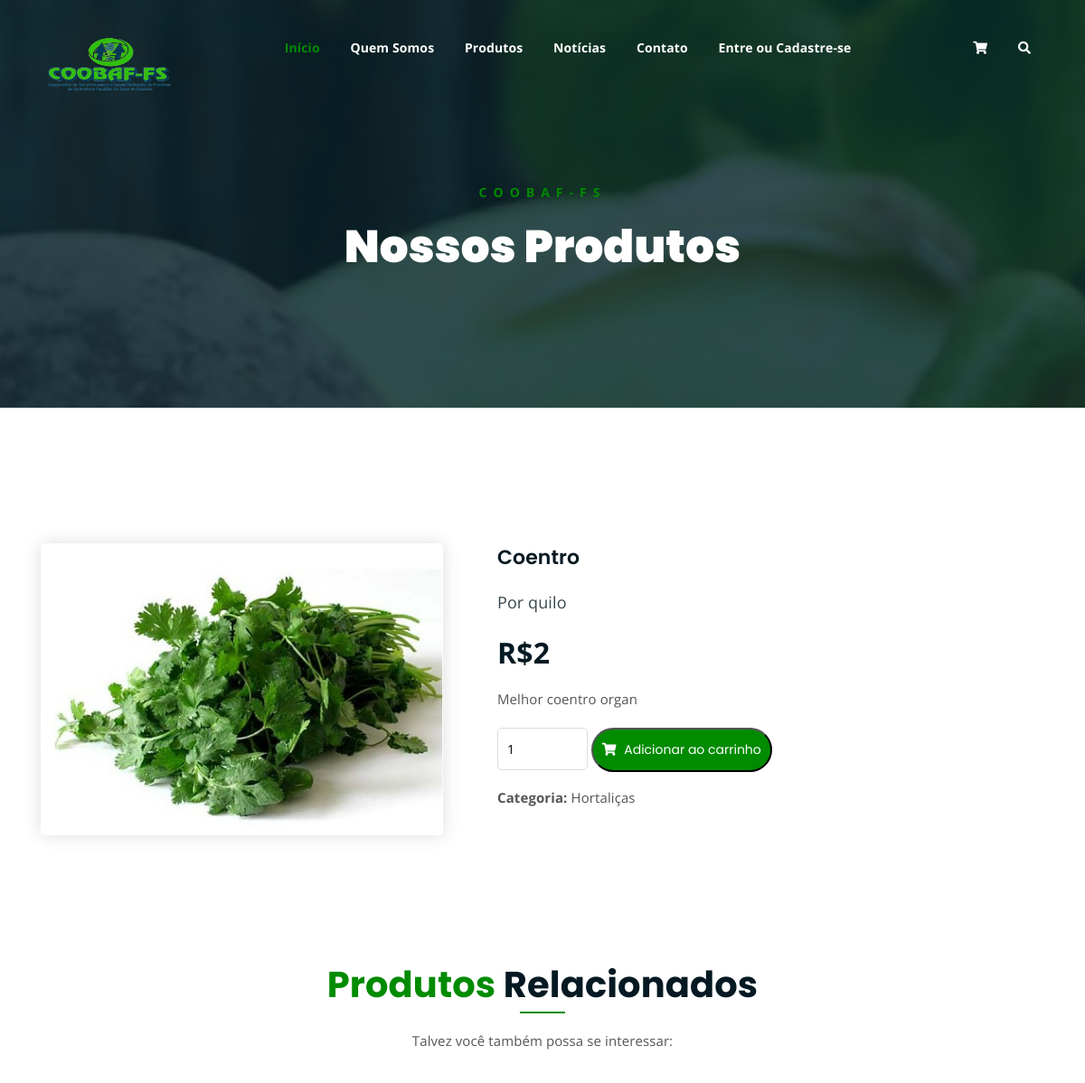
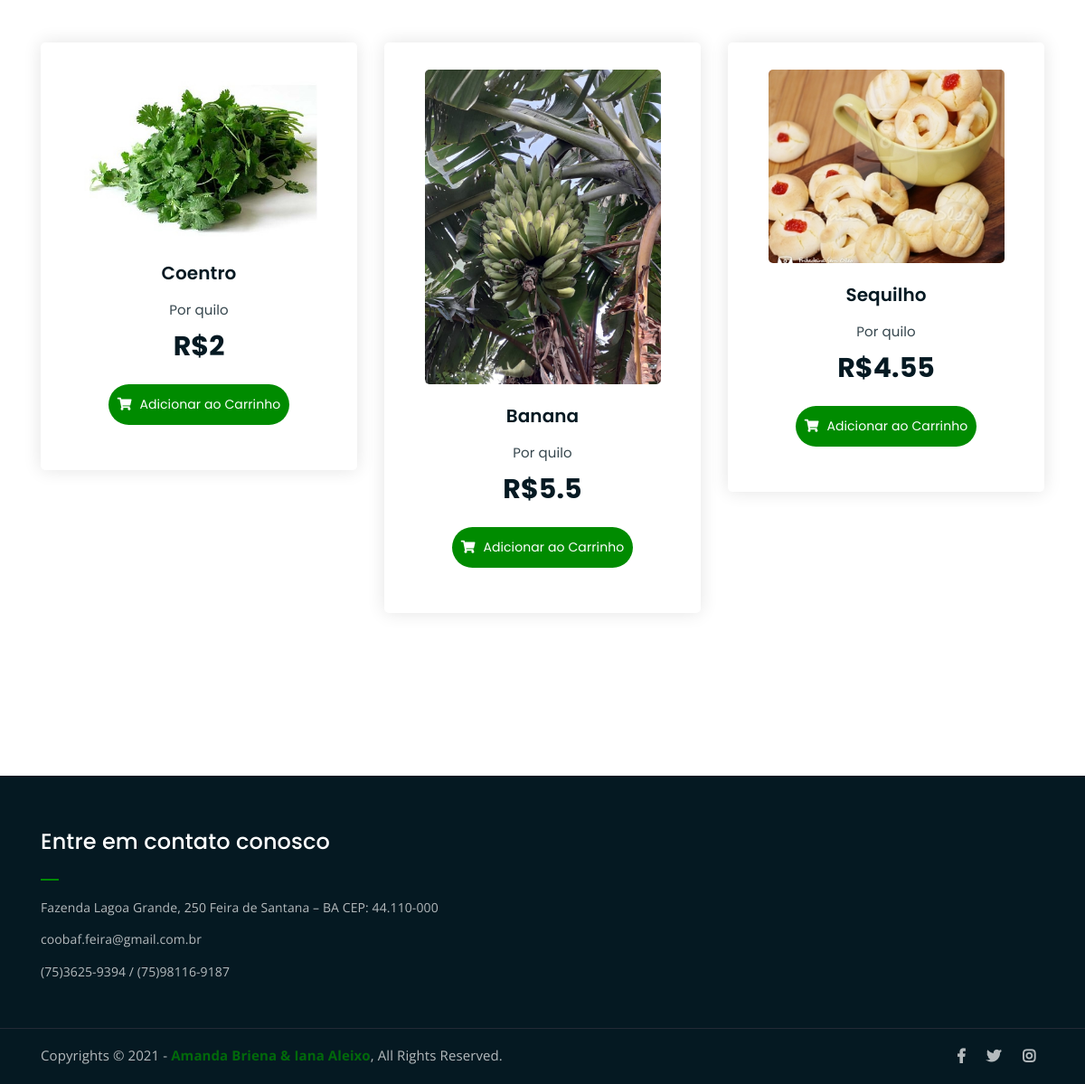
The app's page /produto.php?produto=1 with its own data (2 pictures, top to bottom).
### tables this page shows
CREATE TABLE IF NOT EXISTS produto (
	id_produto smallint(10) not null primary key AUTO_INCREMENT,
	nome varchar(15) not null,
  imagem varchar(100) not null,
	descricao varchar(20),
	preco float(15),
	status tinyint(1) NOT NULL,
  id_categoria smallint(10) not null,
  visibilidade tinyint(1)
);

CREATE TABLE IF NOT EXISTS categoria_produto (
	id_categoria smallint(10) not null primary key AUTO_INCREMENT,
	nome varchar(20) not null
);

### produto.php (the view, shortened to what this page needs)
<?php
    include("conexao_db/conexao.php");
	$id_produto = $_GET['produto'];
?>
<!DOCTYPE html>
<html lang="en">
<head>
	<?php require_once("src/components/head.php");?>
</head>
<body>
	<?php
		require_once("src/components/menu.php");
	?>
	<div class="breadcrumb-section breadcrumb-bg">
		<div class="container">
			<div class="row">
				<div class="col-lg-8 offset-lg-2 text-center">
					<div class="breadcrumb-text">
						<p>COOBAF-FS</p>
						<h1>Nossos Produtos</h1>
					</div>
				</div>
			</div>
		</div>
	</div>
	<div class="single-product mt-150 mb-150">
		<div class="container">
			<div class="row">
				<div class="col-md-5">
					<div class="single-product-img">
						<?php
							$resultado = mysqli_query($connect,"SELECT * FROM produto where id_produto = '$id_produto'") or die("erro ao selecionar");
							while($row = mysqli_fetch_assoc($resultado)){
								$id_categoria = $row['id_categoria'];
								$categoria = mysqli_query($connect,"SELECT nome FROM categoria_produto where id_categoria = '$id_categoria'");
								$row_categoria = mysqli_fetch_assoc($categoria);
						?>
						<img src='assets/img-upload/<?php echo $row['imagem'];  ?>' alt="">
					</div>
				</div>
				<div class="col-md-7">
					<div class="single-product-content">
						<h3><?php echo $row['nome']; ?></h3>
						<p class="single-product-pricing"><span>Por quilo</span>R$<?php echo $row['preco']; ?></p>
						<p><?php echo $row['descricao']; ?></p>
						<div class="single-product-form">
							<form  method = "GET" action="carrinho.php">
								<input name = "quantidade" type="number" value = '1'>
								<button type="submit" class="cart-btn"><i class="fas fa-shopping-cart"></i> Adicionar ao carrinho</button>
							</form>
							<p><strong>Categoria: </strong><?php echo $row_categoria['nome']; } ?></p>
						</div>
					</div>
				</div>
			</div>
		</div>
	</div>
	<div class="more-products mb-150">
		<div class="container">
			<div class="row">
				<div class="col-lg-8 offset-lg-2 text-center">
					<div class="section-title">
						<h3><span class="orange-text">Produtos</span> Relacionados</h3>
						<p>Talvez você também possa se interessar:</p>
					</div>
				</div>
			</div>
			<div class="row">
			<?php
				$resultadogeral = mysqli_query($connect,"SELECT * FROM produto where status = 1 and visibilidade = 1 limit 3") or die("erro ao selecionar");
				while($row = mysqli_fetch_assoc($resultadogeral)){
					echo "<div class='col-lg-4 col-md-6 text-center ".$row['id_categoria']."'>
							<div class='single-product-item'>
							<div class='product-image'>
								<a href='produto.php?produto=".$row['id_produto']."'><img src='assets/img-upload/".$row['imagem']."' ></a>
							</div>
							<h3>".$row['nome']."</h3>
							<p class='product-price'><span>Por quilo</span> R$".$row['preco']." </p>
							<a href='carrinho.php?adicionar=' class='cart-btn'><i class='fas fa-shopping-cart'></i> Adicionar ao Carrinho</a>
							</div>
						</div>";
				}
				?>
			</div>
		</div>
	</div>
	<?php require_once("src/components/footer.php");?>
</body>
</html>

### assets/css/main.css (style rules this page uses)
html { font-size: 14px; font-weight: 400; line-height: 28px; height: 100%; }
body { font-family: "Open Sans", sans-serif; font-weight: 400; font-size: 1rem; letter-spacing: 0.1px; line-height: 1.8; color: #051922; overflow-x: hidden; }
body img { max-width: 100%; }
a { cursor: pointer; text-decoration: none; -webkit-transition: all 0.2s ease-in-out; -o-transition: all 0.2s ease-in-out; transition: all 0.2s ease-in-out; }
h1, .h1, h2, .h2, h3, .h3, h4, .h4, h5, .h5, h6, .h6 { font-family: "Poppins", sans-serif; font-weight: 700; margin: 0 0 1.25rem 0; color: #051922; }
h1:last-child, .h1:last-child, h2:last-child, .h2:last-child, h3:last-child, .h3:last-child, h4:last-child, .h4:last-child, h5:last-child, .h5:last-child, h6:last-child, .h6:last-child { margin: 0; }
h1, .h1 { font-size: 4rem; font-weight: 700; line-height: 4rem; }
h3, .h3 { font-size: 2rem; font-weight: 700; line-height: 2.25rem; }
p { font-family: "Open Sans", sans-serif; font-weight: 400; font-size: 1rem; letter-spacing: 0.1px; line-height: 1.8; color: #051922; margin: 0 0 1.25rem 0; }
p:last-child { margin: 0; }
.mt-150 { margin-top: 150px; }
.mb-150 { margin-bottom: 150px; }
.orange-text { color: #008B00; }
a.boxed-btn, a.bordered-btn, a.cart-btn, .bt-pedidos, button.cart-btn { border-radius: 50px; }
.section-title h3 { font-size: 40px; position: relative; padding-bottom: 15px; }
.section-title h3:after { position: absolute; content: ''; left: 0px; right: 0px; bottom: 0px; width: 50px; height: 2px; background-color: #008B00; margin: 0 auto; }
.section-title p { font-size: 15px; width: 530px; margin: 0 auto; color: #555; margin-top: 10px; line-height: 1.8; }
.section-title { margin-bottom: 80px; }
.breadcrumb-bg { background-image: url(../img/breadcrumb-bg.jpg); }
.breadcrumb-text p { color: #008B00; font-weight: 700; text-transform: uppercase; letter-spacing: 7px; }
.breadcrumb-text h1 { font-size: 50px; font-weight: 900; color: #fff; margin: 0; margin-top: 20px; }
.breadcrumb-section { padding: 150px 0; background-size: cover; background-position: center center; position: relative; z-index: 1; background-attachment: fixed; padding-top: 200px; }
.breadcrumb-section:after { position: absolute; left: 0; top: 0; width: 100%; height: 100%; content: ""; background-color: #07212e; z-index: -1; opacity: 0.8; }
.product-image img { -webkit-transition: 0.3s; -o-transition: 0.3s; transition: 0.3s; }
a.cart-btn, button.cart-btn { -webkit-transition: 0.3s; -o-transition: 0.3s; transition: 0.3s; }
.single-product-item { -webkit-transition: 0.3s; -o-transition: 0.3s; transition: 0.3s; }
html, body { height: 100%; }
.single-product-item { margin-bottom: 30px; }
.product-image { padding: 30px; padding-bottom: 0; }
.product-image img { width: 90%; border-radius: 5px; margin-bottom: 20px; }
.single-product-item h3 { font-size: 20px; font-weight: 600; margin-bottom: 10px; }
p.product-price { font-family: 'Poppins', sans-serif; font-size: 30px; font-weight: 700; margin-bottom: 15px; }
p.product-price span { display: block; opacity: 0.8; font-size: 15px; font-weight: 400; }
a.cart-btn, button.cart-btn { font-family: 'Poppins', sans-serif; display: inline-block; background-color: #008B00; color: #fff; padding: 10px 10px; }
a.cart-btn i, button.cart-btn i { margin-right: 5px; }
.single-product-img img { border-radius: 5px; -webkit-box-shadow: 0 0 20px #ddd; box-shadow: 0 0 20px #ddd; }
.single-product-content h3 { font-size: 22px; font-weight: 600; }
p.single-product-pricing span { font-size: 18px; display: block; opacity: 0.8; margin-bottom: 10px; font-weight: 400; }
.single-product-content p { font-size: 15px; color: #555; line-height: 1.8; }
.single-product-content p.single-product-pricing { font-size: 32px; font-weight: 700; margin-bottom: 10px; color: #051922; line-height: inherit; }
input[type="number"] { border: 1px solid #ddd; border-radius: 5px; padding: 10px; width: 100px; margin-bottom: 15px; }
.single-product-form a.cart-btn, button.cart-btn { margin-bottom: 15px; }
.single-product-content { margin-left: 30px; }
.single-product-item { -webkit-box-shadow: 0 0 20px #e4e4e4; box-shadow: 0 0 20px #e4e4e4; padding-bottom: 50px; border-radius: 5px; }

### records on screen
produto: imagem (picture), nome "Coentro", preco "2", descricao "Melhor coentro organ", id_categoria.nome "Hortaliças"
produto: imagem (picture), nome "Banana", preco "5.5"
produto: imagem (picture), nome "Sequilho", preco "4.55"
